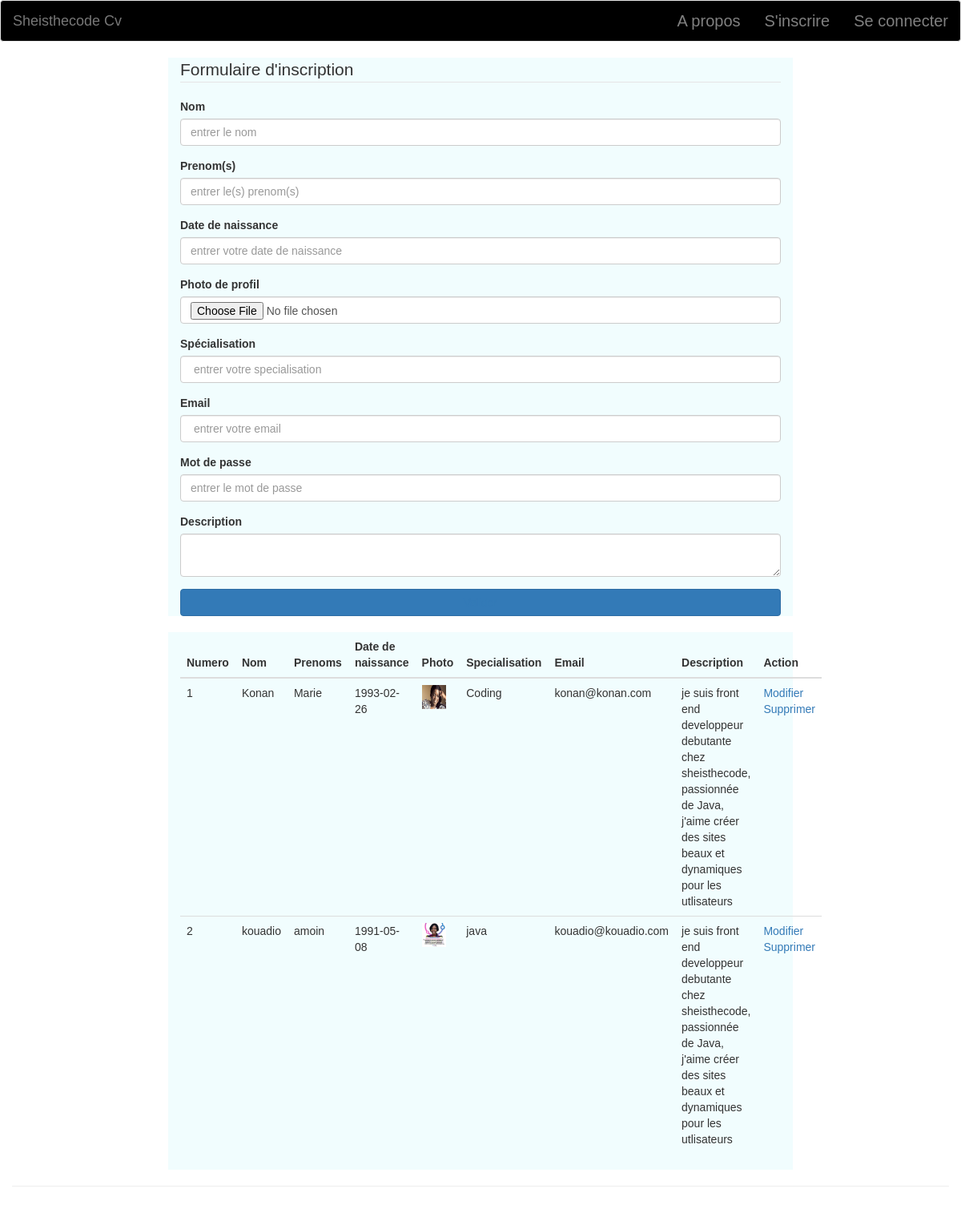
The app's page /codeuse.php with its own data.
### tables this page shows
CREATE TABLE `codeuse` (
  `id` int(10) NOT NULL,
  `nom` varchar(50) NOT NULL,
  `prenom` varchar(50) NOT NULL,
  `dnaissance` date NOT NULL,
  `photo` varchar(250) NOT NULL,
  `specialisation` varchar(50) NOT NULL,
  `email` varchar(50) NOT NULL,
  `mdp` varchar(50) NOT NULL,
  `description` text NOT NULL
);

### codeuse.php (the view, shortened to what this page needs)
<?php
  include('connection.php');
  ?>
<!DOCTYPE html>
<html>
<head lang="fr">
	<link rel="stylesheet" href="css/bootstrap.css" >
	<link rel="stylesheet" href="css/styles.css" >
</head>
<body style="background-color: white;">
		<div class="container-fluid">
			<div class="row">
				<nav class="navbar navbar-default" style="font-size: 20px; background-color: black;">
					<div class="container-fluid">
						<a class="navbar-brand" href="accueil.php">Sheisthecode Cv</a>
						<ul class="nav navbar-nav navbar-right">
							<li>
                 <a href="index.php" style="color: grey">A propos</a>
							</li>
							<li>
								<a href="codeuse.php" style="color: grey">S'inscrire</a>
							</li>
							<li>
								<a href="login.php" style="color: grey">Se connecter</a>
							</li>
						</ul>
					</div>
				</nav>
		</div>
		<div class="container">
			<div class="row">
				<div class="col-md-2"></div>
				<div class="col-md-8" style="background-color: #F1FDFE;">
					<form action="" method="POST" role="form" enctype="multipart/form-data">
						<legend>Formulaire d'inscription</legend>
						<div class="form-group">
							<label for="">Nom</label>
							<input name="nom" type="text" value="<?php if (isset ($_GET['id'])) echo $dataU['nom']; ?>"  class="form-control" id="" placeholder="entrer le nom">
						</div>
						<div class="form-group">
							<label for="">Prenom(s)</label>
							<input name="prenom" type="text" value="<?php if (isset ($_GET['id'])) echo $dataU['prenom']; ?>"  class="form-control" id="" placeholder="entrer le(s) prenom(s)">
						</div>
						<div class="form-group">
							<label for="">Date de naissance</label>
							<input name="dnaissance" type="text" value="<?php if (isset ($_GET['id'])) echo $dataU['dnaissance']; ?>"  class="form-control" id="" placeholder="entrer votre date de naissance">
						</div>
						<div class="form-group">
							<label for="">Photo de profil</label>
							<input name="photo" type="file" value="<?php if (isset ($_GET['id'])) echo $dataU['photo']; ?>"" class="form-control" id="" placeholder=" Choisissez une image">
						</div>
						<div class="form-group">
							<label for="">Spécialisation</label>
							<input name="specialisation" type="text" value="<?php if (isset ($_GET['id'])) echo $dataU['specialisation']; ?>" class="form-control" id="" placeholder=" entrer votre specialisation">
						</div>
						<div class="form-group">
							<label for="">Email</label>
							<input name="email" type="email" value="<?php if (isset ($_GET['id'])) echo $dataU['email']; ?>" class="form-control" id="" placeholder=" entrer votre email">
						</div>
						<div class="form-group">
							<label for="">Mot de passe</label>
							<input name="mdp" type="password" value="<?php if (isset ($_GET['id'])) echo $dataU['mdp']; ?>"  class="form-control" id="" placeholder="entrer le mot de passe">
						</div>
						<div class="form-group">
							<label for="">Description</label>
							<textarea name="description" type="text" value="<?php if (isset ($_GET['id'])) echo $dataU['description']; ?>"  class="form-control" id="" ></textarea>
						</div>
						<div style="text-align: center;">
						<button name="btnValider" type="submit" class="btn btn-primary" style="width: 750px"><a href="dashboard.php">Valider</a></button>
						</div>
					</form>
				</div>
			</div>
<br>
			<div class="row">
				<div class="col-md-2"></div>
				<div class="col-md-8" style="background-color: #F1FDFE;">
				<table class="table">
					<thead>
						<tr>
							<th>Numero</th>
							<th>Nom</th>
							<th>Prenoms</th>
							<th>Date de naissance</th>
							<th>Photo</th>
							<th>Specialisation</th>
							<th>Email</th>
							<th>Description</th>
							<th>Action</th>
						</tr>
					</thead>
					<tbody>
						<?php
							$n=1;
							$list=" SELECT * FROM codeuse ";
							$res= mysqli_query($link,$list);
	while ($data = mysqli_fetch_array($res))
		{
						 ?>
						<tr>
							<td><?php echo $n; ?> </td>
							<td><?php echo $data['nom']; ?></td>
							<td><?php echo $data['prenom']; ?></td>
							<td><?php echo $data['dnaissance']; ?></td>
							<td><img src="upload/<?php echo $data['photo'];  ?>" width="30px" height="30px" alt=""></td>
							<td><?php echo $data['specialisation']; ?></td>
							<td><?php echo $data['email']; ?></td>
							<td><?php echo $data['description']; ?></td>
							<td>
								<a href="?id=<?php echo $data['id']; ?>">Modifier</a>
								<a href="?sup=<?php echo $data['id']; ?>">Supprimer</a>
							</td>
						</tr>
						<?php $n++;
						 } ?>
					</tbody>
				</table>
				</div>
			</div>
		</div>
   <hr>
   </body>
</html>

### css/styles.css (style rules this page uses)
body { margin: 0; font-family: Open-sans, sans-serif; }
body { font-family: "Open-Sans", "Helvetica", "sans-serif"; padding-bottom: 200px; }

### records on screen
codeuse: nom "Konan", prenom "Marie", dnaissance "1993-02-26", photo (picture), specialisation "Coding", email "konan@konan.com", description "je suis front end developpeur debutante chez sheisthecode, passionnée de Java, j'aime créer des sites beaux et dynamiques pour les utlisateurs"
codeuse: nom "kouadio", prenom "amoin", dnaissance "1991-05-08", photo (picture), specialisation "java", email "kouadio@kouadio.com", description "je suis front end developpeur debutante chez sheisthecode, passionnée de Java, j'aime créer des sites beaux et dynamiques pour les utlisateurs"
